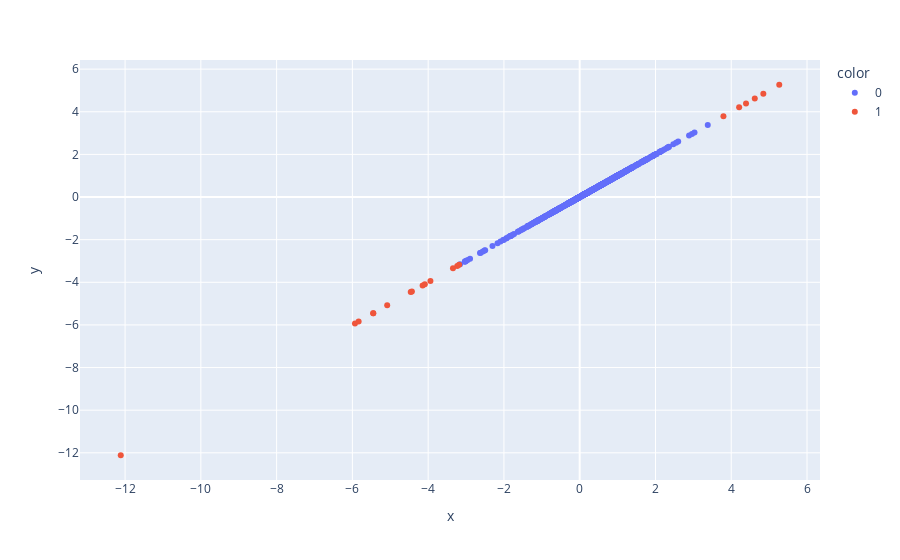

Notebook cell for this chart:
### Markdown cell above
**Método do desvio absoluto mediano**

O desvio absoluto mediano de um conjunto de dados é a distância entre cada dado em relação a mediana. Aqui, ao invés de utilizarmos a média, estaremos utilizando a mediana do conjunto. 

<img src="resources/img02.png"/>

Você deve estar se perguntando, qual a diferença de utilizar um ou outro?

Vamos lá, imagine que você tenha um conjunto de dados com os seguintes valores: 1, 2, 3, 4 e 100. A média aqui será 22, enquanto que a mediana é igual a 3. A questão é, a média desse conjunto representa a realidade dos dados? E a mediana? 

A resposta é que a mediana consegue descrever bem melhor este conjunto de dados, pois o valor considerado é o que está no centro do conjunto.

### Code cell
# Método do desvio absoluto mediano

output = (df['V2'] - np.median(df['V2']))/ (np.median(np.abs(np.std(df['V2']))))

#Queremos considerar os valores abaixo e acima do threshold
output = np.abs(output)

threshold = 3
df['outlier'] = '0'

#Selecionando somente os valores acima do threshold
indices = list(np.array(np.where(output > threshold)).reshape(-1))

#Visualizando os outliers
df.iloc[indices, df.columns.get_loc('outlier')] = '1'

px.scatter(x=df['V2'], y=df['V2'], color=df['outlier'])

### Figure 1 — Plotly figure (JSON) as saved in the notebook; plotly's stock layout.template omitted (floating-point values rounded to 4 significant figures; data arrays with more than 128 entries replaced by an {"elided": "..."} marker saying what was removed)
{"data": [{"hovertemplate": "color=0<br>x=%{x}<br>y=%{y}<extra></extra>", "legendgroup": "0", "marker": {"color": "#636efa", "symbol": "circle"}, "mode": "markers", "name": "0", "orientation": "v", "showlegend": true, "type": "scatter", "x": {"elided": "980 float values"}, "xaxis": "x", "y": {"elided": "980 float values"}, "yaxis": "y"}, {"hovertemplate": "color=1<br>x=%{x}<br>y=%{y}<extra></extra>", "legendgroup": "1", "marker": {"color": "#EF553B", "symbol": "circle"}, "mode": "markers", "name": "1", "orientation": "v", "showlegend": true, "type": "scatter", "x": [-5.45, -4.429, -4.146, 4.847, -12.11, -3.345, -5.932, 4.39, -5.081, 5.267, -5.449, -4.46, -4.088, -3.232, -3.94, 3.794, 4.209, 4.621, -3.182, -5.836], "xaxis": "x", "y": [-5.45, -4.429, -4.146, 4.847, -12.11, -3.345, -5.932, 4.39, -5.081, 5.267, -5.449, -4.46, -4.088, -3.232, -3.94, 3.794, 4.209, 4.621, -3.182, -5.836], "yaxis": "y"}], "layout": {"legend": {"title": {"text": "color"}, "tracegroupgap": 0}, "margin": {"t": 60}, "xaxis": {"anchor": "y", "domain": [0, 1], "title": {"text": "x"}}, "yaxis": {"anchor": "x", "domain": [0, 1], "title": {"text": "y"}}}}
